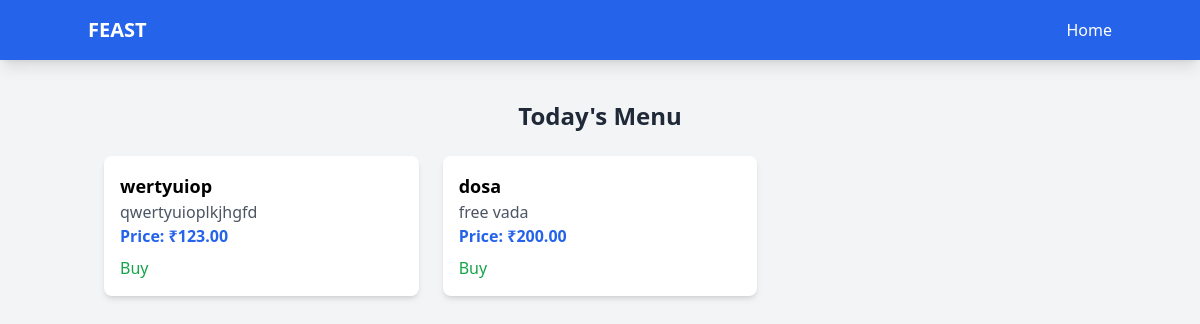
The app's page /menu/, older data.
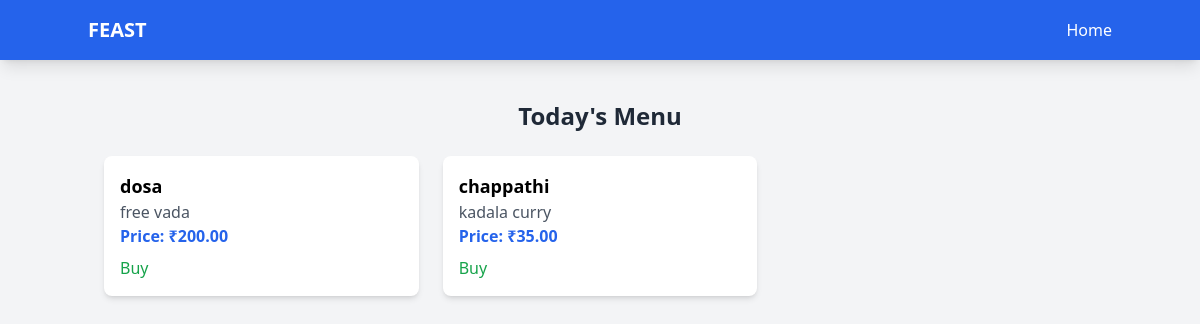
The same page, newer data.
### feast/models.py (models this page shows, shortened)
class Menu(models.Model):
    CATEGORY_CHOICES = [
        ('breakfast', 'Breakfast'),
        ('lunch', 'Lunch'),
        ('snacks', 'Snacks'),
        ('dinner', 'Dinner'),
    ]
    name = models.CharField(max_length=100)
    description = models.TextField(blank=True, null=True)
    price = models.DecimalField(max_digits=6, decimal_places=2)
    category = models.CharField(max_length=10, choices=CATEGORY_CHOICES)
    available = models.BooleanField(default=True)
    created_at = models.DateTimeField(auto_now_add=True)

### feast/views.py (the view)
# urls.py: path('menu/', menu_list, name='menu_list'),
def menu_list(request):
    menu_items = Menu.objects.all()
    return render(request, 'menu_list.html', {'menu_items': menu_items})

### templates/menu_list.html (shortened to what this page needs)
<!DOCTYPE html>
<html lang="en">
<head>
    <script src="https://cdn.tailwindcss.com"></script>
</head>
<body class="bg-gray-100">
    <nav class="bg-blue-600 p-4 text-white shadow-lg">
        <div class="container mx-auto flex justify-between items-center">
            <a href="#" class="text-xl font-bold">FEAST</a>
            <ul class="hidden md:flex space-x-6" id="menu">
                <li><a href="{% url 'home' %}" class="hover:text-gray-300">Home</a></li>
            </ul>
        </div>
    </nav>
    <div class="container mx-auto mt-6 p-4">
        <h1 class="text-2xl font-bold text-center text-gray-800">Today's Menu</h1>
        <div class="grid grid-cols-1 sm:grid-cols-2 lg:grid-cols-3 gap-6 mt-6">
            {% for item in menu_items %}
                <div class="bg-white p-4 rounded-lg shadow-md">
                    <h3 class="text-lg font-semibold">{{ item.name }}</h3>
                    <p class="text-gray-600">{{ item.description }}</p>
                    <p class="font-bold text-blue-600">Price: ₹{{ item.price }}</p>
                    {% if user.is_superuser %}
                        <a href="{% url 'delete_menu_item' item.id %}"
                           class="text-red-600 hover:text-red-800 font-medium block mt-2">
                            Delete
                        </a>
                        {% else %}
                        <a href="{% url 'buy_menu_item' item.id %}"
                           class="text-green-600 hover:text-green-800 font-medium block mt-2">
                            Buy
                        </a>
                    {% endif %}
                </div>
            {% endfor %}
        </div>
    </div>
</body>
</html>

Row changes from the older to the newer data that the page shows:
removed Menu: name "wertyuiop", description "qwertyuioplkjhgfd", price "123.00"
added Menu: name "chappathi", description "kadala curry", price "35.00"
